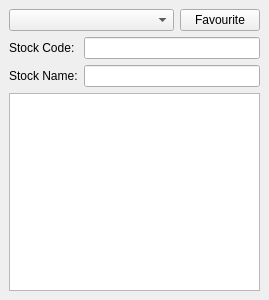
<ui version="4.0" >
 <class>tcStockListWidget</class>
 <widget class="QWidget" name="tcStockListWidget" >
  <property name="geometry" >
   <rect>
    <x>0</x>
    <y>0</y>
    <width>269</width>
    <height>300</height>
   </rect>
  </property>
  <property name="windowTitle" >
   <string>Stock List...</string>
  </property>
  <layout class="QVBoxLayout" >
   <property name="margin" >
    <number>9</number>
   </property>
   <property name="spacing" >
    <number>6</number>
   </property>
   <item>
    <layout class="QHBoxLayout" >
     <property name="margin" >
      <number>0</number>
     </property>
     <property name="spacing" >
      <number>6</number>
     </property>
     <item>
      <widget class="QComboBox" name="cbo1" />
     </item>
     <item>
      <widget class="QPushButton" name="btn1" >
       <property name="sizePolicy" >
        <sizepolicy>
         <hsizetype>4</hsizetype>
         <vsizetype>0</vsizetype>
         <horstretch>0</horstretch>
         <verstretch>0</verstretch>
        </sizepolicy>
       </property>
       <property name="text" >
        <string>Favourite</string>
       </property>
      </widget>
     </item>
    </layout>
   </item>
   <item>
    <layout class="QHBoxLayout" >
     <property name="margin" >
      <number>0</number>
     </property>
     <property name="spacing" >
      <number>6</number>
     </property>
     <item>
      <layout class="QVBoxLayout" >
       <property name="margin" >
        <number>0</number>
       </property>
       <property name="spacing" >
        <number>6</number>
       </property>
       <item>
        <widget class="QLabel" name="lbl1" >
         <property name="text" >
          <string>Stock Code:</string>
         </property>
        </widget>
       </item>
       <item>
        <widget class="QLabel" name="lbl2" >
         <property name="text" >
          <string>Stock Name:</string>
         </property>
        </widget>
       </item>
      </layout>
     </item>
     <item>
      <layout class="QVBoxLayout" >
       <property name="margin" >
        <number>0</number>
       </property>
       <property name="spacing" >
        <number>6</number>
       </property>
       <item>
        <widget class="QLineEdit" name="edt1" />
       </item>
       <item>
        <widget class="QLineEdit" name="edt2" />
       </item>
      </layout>
     </item>
    </layout>
   </item>
   <item>
    <widget class="QTableWidget" name="tbl1" />
   </item>
  </layout>
 </widget>
 <resources/>
 <connections/>
</ui>
